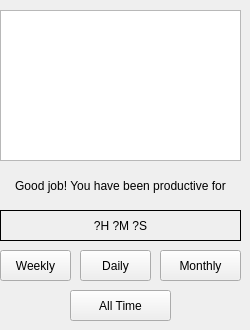
    <widget class="QWidget" name="tab_2">
     <attribute name="title">
      <string>Stats</string>
     </attribute>
     <widget class="QPushButton" name="pushButton">
      <property name="geometry">
       <rect>
        <x>0</x>
        <y>250</y>
        <width>71</width>
        <height>31</height>
       </rect>
      </property>
      <property name="text">
       <string>Weekly</string>
      </property>
     </widget>
     <widget class="QListWidget" name="listWidget">
      <property name="geometry">
       <rect>
        <x>0</x>
        <y>10</y>
        <width>241</width>
        <height>151</height>
       </rect>
      </property>
      <property name="font">
       <font>
        <family>Consolas</family>
        <pointsize>7</pointsize>
       </font>
      </property>
     </widget>
     <widget class="QLabel" name="label_14">
      <property name="geometry">
       <rect>
        <x>0</x>
        <y>160</y>
        <width>241</width>
        <height>51</height>
       </rect>
      </property>
      <property name="text">
       <string>Good job! You have been productive for</string>
      </property>
      <property name="alignment">
       <set>Qt::AlignCenter</set>
      </property>
      <property name="wordWrap">
       <bool>true</bool>
      </property>
     </widget>
     <widget class="QLabel" name="label_15">
      <property name="geometry">
       <rect>
        <x>0</x>
        <y>210</y>
        <width>241</width>
        <height>31</height>
       </rect>
      </property>
      <property name="frameShape">
       <enum>QFrame::Box</enum>
      </property>
      <property name="text">
       <string>?H ?M ?S</string>
      </property>
      <property name="alignment">
       <set>Qt::AlignCenter</set>
      </property>
     </widget>
     <widget class="QPushButton" name="pushButton_7">
      <property name="geometry">
       <rect>
        <x>80</x>
        <y>250</y>
        <width>71</width>
        <height>31</height>
       </rect>
      </property>
      <property name="text">
       <string>Daily</string>
      </property>
     </widget>
     <widget class="QPushButton" name="pushButton_8">
      <property name="geometry">
       <rect>
        <x>70</x>
        <y>290</y>
        <width>101</width>
        <height>31</height>
       </rect>
      </property>
      <property name="text">
       <string>All Time</string>
      </property>
     </widget>
     <widget class="QPushButton" name="pushButton_9">
      <property name="geometry">
       <rect>
        <x>160</x>
        <y>250</y>
        <width>81</width>
        <height>31</height>
       </rect>
      </property>
      <property name="text">
       <string>Monthly</string>
      </property>
     </widget>
    </widget>
